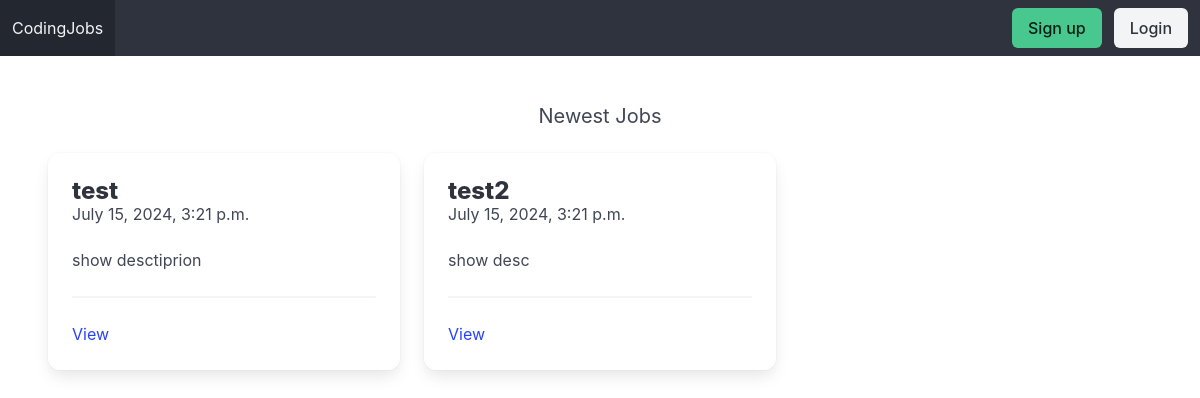
The app's page /, older data.
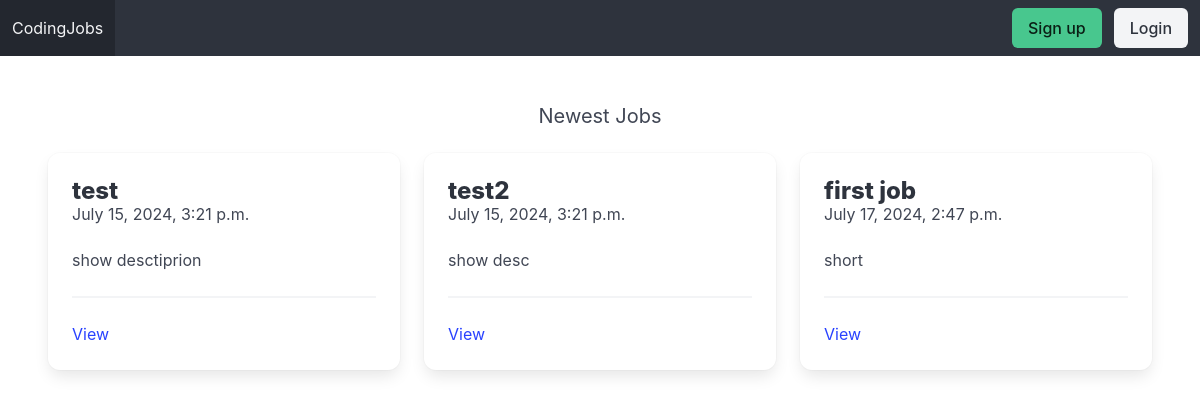
The same page, newer data.
### apps/job/models.py (models this page shows, shortened)
class Job(models.Model):
    title = models.CharField(max_length=255)
    short_description = models.TextField()
    long_description = models.TextField(blank=True, null=True)
    created_by = models.ForeignKey(User, related_name='jobs', on_delete=models.CASCADE)
    created_at = models.DateTimeField(auto_now_add=True)
    updated_at = models.DateTimeField(auto_now=True)

### apps/core/views.py (the view)
# urls.py: path('', frontPage, name='frontpage'),
def frontPage(request) :
    jobs = Job.objects.all()[0:3]
    return render(request, 'core/frontpage.html', {'jobs': jobs})

### apps/core/templates/core/frontpage.html
{% extends 'core/base.html' %}
{% block content %}
    <h2 class="subtitle has-text-centered">Newest Jobs</h2>
    <div class="columns">
        {% for job in jobs %}
            <div class="column is-4">
                <div class="card card-danger">
                    <div class="card-content">
                        <div class="media">
                            <div class="media-content">
                                <p class="title is-4">{{ job.title }}</p>
                                <p class="subtitle is-6">{{ job.created_at }}</p>
                            </div>
                        </div>
                        <div class="content">
                            {{ job.short_description }}
                            <hr>
                            <a href="{% url 'job_detail' job.id %}">View</a>
                        </div>
                    </div>
                </div>
            </div>
        {% endfor %}
    </div>
{% endblock %}

### apps/core/templates/core/base.html (shortened to what this page needs)
<!DOCTYPE html>
<html lang="en">
<head>
     <link rel="stylesheet" href="https://cdnjs.cloudflare.com/ajax/libs/bulma/1.0.1/css/bulma.min.css">
</head>
<body>
    <nav class="navbar is-dark">
        <div class="navbar-brand">
            <a href="{% url 'frontpage' %}" class="navbar-item">CodingJobs</a>
        </div>
        <div class="navbar-menu">
            <div class="navbar-end">
                <div class="navbar-item">
                    <div class="buttons">
                        {% if request.user.is_authenticated %}
                        <form method="post" action="{% url 'logout' %}">
                            {% csrf_token %}
                            <button type="submit" class="button is-danger">Logout</button>
                        </form>
                        {% else %}
                        <a href="{% url 'signup' %}" class="button is-success">Sign up</a>
                        <a href="{% url 'login' %}" class="button is-light">Login</a>
                        {% endif %}
                    </div>
                </div>
            </div>
        </div>
    </nav>
    <section class="section">
        {% block content %}
        {% endblock %}
    </section>
</body>
</html>

Row changes from the older to the newer data that the page shows:
added Job: title "first job", created_at "July 17, 2024, 2:47 p.m.", short_description "short"
